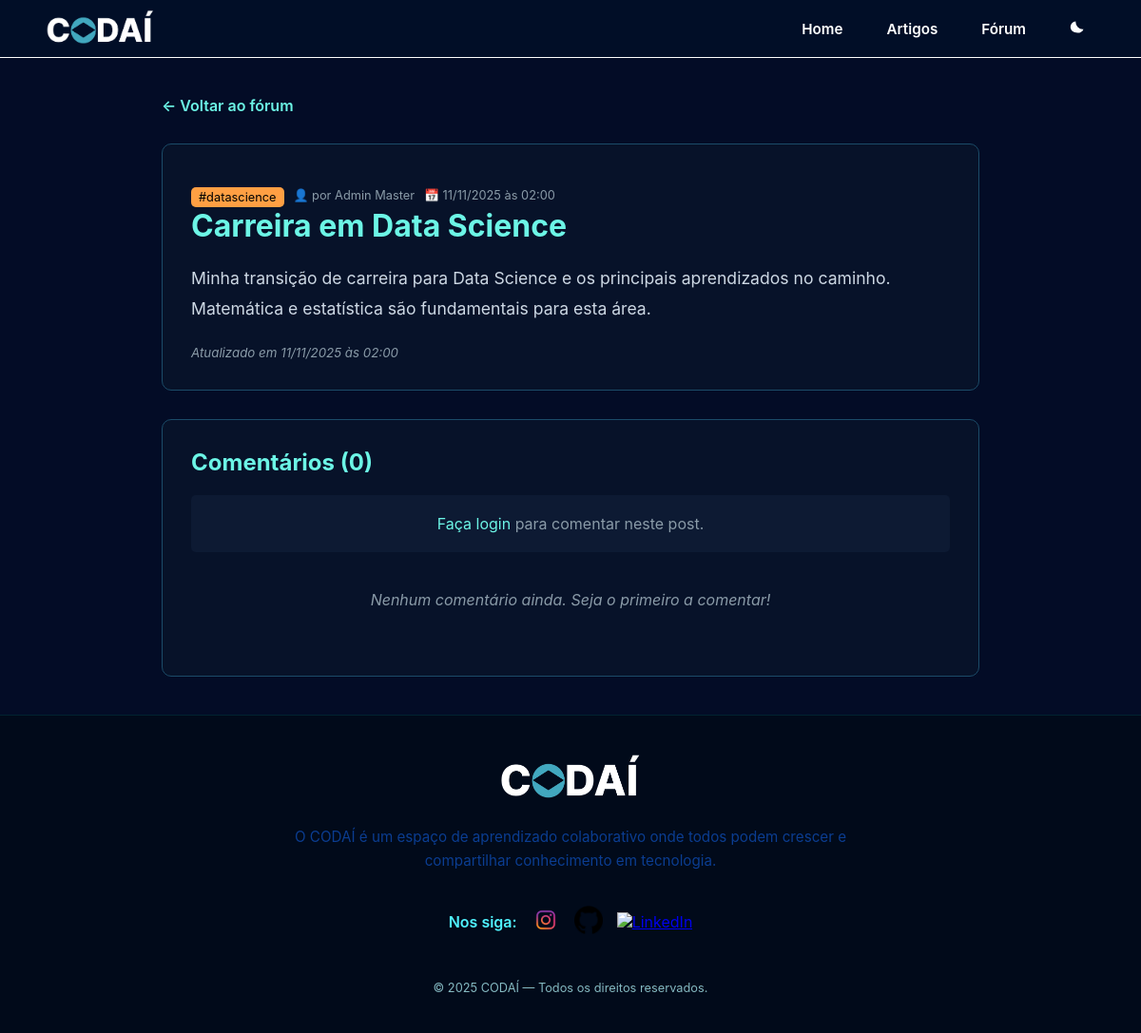
The app's page /forum/post/6, older data.
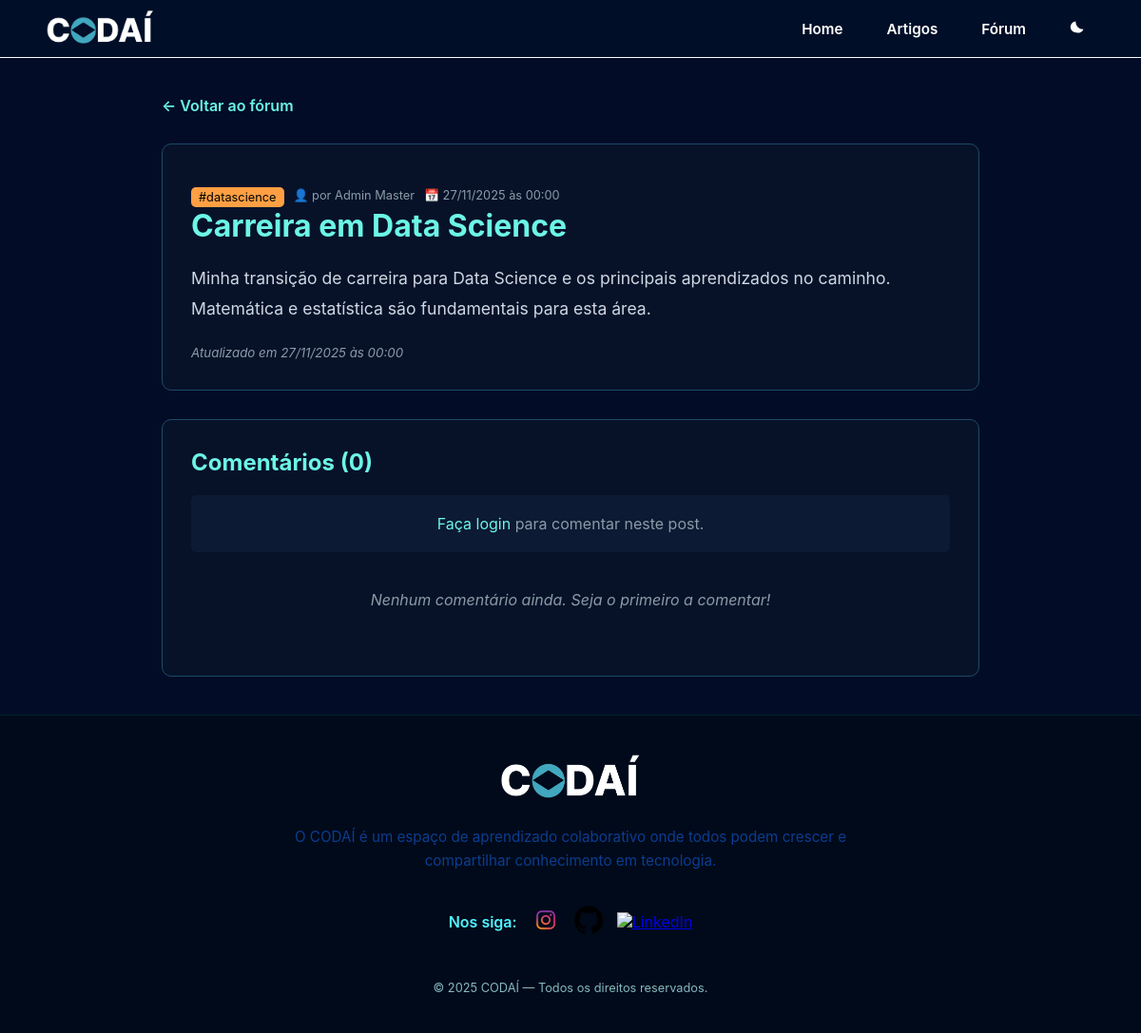
The same page, newer data.
### models/forum.py (models this page shows, shortened)
class Post(db.Model):
    __tablename__ = 'post'
    id = db.Column(db.Integer, primary_key=True)
    title = db.Column(db.String(200), nullable=False)
    content = db.Column(db.Text, nullable=False)
    is_highlighted = db.Column(db.Boolean, default=False)  # Para posts em destaque
    created_at = db.Column(db.DateTime, default=datetime.utcnow)
    updated_at = db.Column(db.DateTime, default=datetime.utcnow, onupdate=datetime.utcnow)
    image_path = db.Column(db.String(200))  # caminho relativo à pasta static, ex: 'image/git/exemplo.png'
    user_id = db.Column(db.Integer, db.ForeignKey('user.id'), nullable=False)
    category_id = db.Column(db.Integer, db.ForeignKey('category.id'), nullable=False)
    user = db.relationship('User', backref='posts')
    comments = db.relationship('Comment', backref='post', lazy=True, cascade='all, delete-orphan')

### routes/forum/__init__.py (the view)
@forum_bp.route('/post/<int:post_id>')
def view_post(post_id):
    post = Post.query.get_or_404(post_id)
    comments = Comment.query.filter_by(post_id=post_id).order_by(Comment.created_at.asc()).all()
    return render_template('forum/post_detail.html', post=post, comments=comments)

### templates/forum/post_detail.html (shortened to what this page needs)
{% extends 'base.html' %}
{% block styles %}
<link rel="stylesheet" href="{{ url_for('static', filename='css/forum.css') }}">
{% endblock %}
{% block content %}
<div class="post-detail-container">
    <div class="post-header">
        <a href="{{ url_for('forum.index') }}" class="back-link">← Voltar ao fórum</a>
    </div>
    <article class="post-content">
        <div class="post-meta">
            <span class="forum-tag" style="background-color: {{ post.category.color }};">#{{ post.category.name }}</span>
            <span class="post-author">por {{ post.user.nome }}</span>
            <span class="post-date">{{ post.created_at.strftime('%d/%m/%Y às %H:%M') }}</span>
        </div>
        <h1>{{ post.title }}</h1>
        <div class="post-body">
            {{ post.content|replace('\n', '<br>')|safe }}
        </div>
        {% if post.updated_at != post.created_at %}
        <div class="post-updated">
            <small>Atualizado em {{ post.updated_at.strftime('%d/%m/%Y às %H:%M') }}</small>
        </div>
        {% endif %}
    </article>
    <section class="comments-section">
        <h2>Comentários ({{ comments|length }})</h2>
        {% if current_user.is_authenticated %}
        <form method="POST" action="{{ url_for('forum.add_comment', post_id=post.id) }}" class="comment-form">
            <textarea name="content" placeholder="Escreva seu comentário..." required></textarea>
            <button type="submit" class="btn-primary">Comentar</button>
        </form>
        {% else %}
        <p class="login-prompt">
            <a href="{{ url_for('auth.login') }}">Faça login</a> para comentar neste post.
        </p>
        {% endif %}
        <div class="comments-list">
            {% if not comments %}
            <p class="no-comments">Nenhum comentário ainda. Seja o primeiro a comentar!</p>
            {% endif %}
        </div>
    </section>
</div>
{% endblock %}

Row changes from the older to the newer data that the page shows:
changed Post "Carreira em Data Science": created_at "11/11/2025 às 02:00" → "27/11/2025 às 00:00"; updated_at "11/11/2025 às 02:00" → "27/11/2025 às 00:00"
